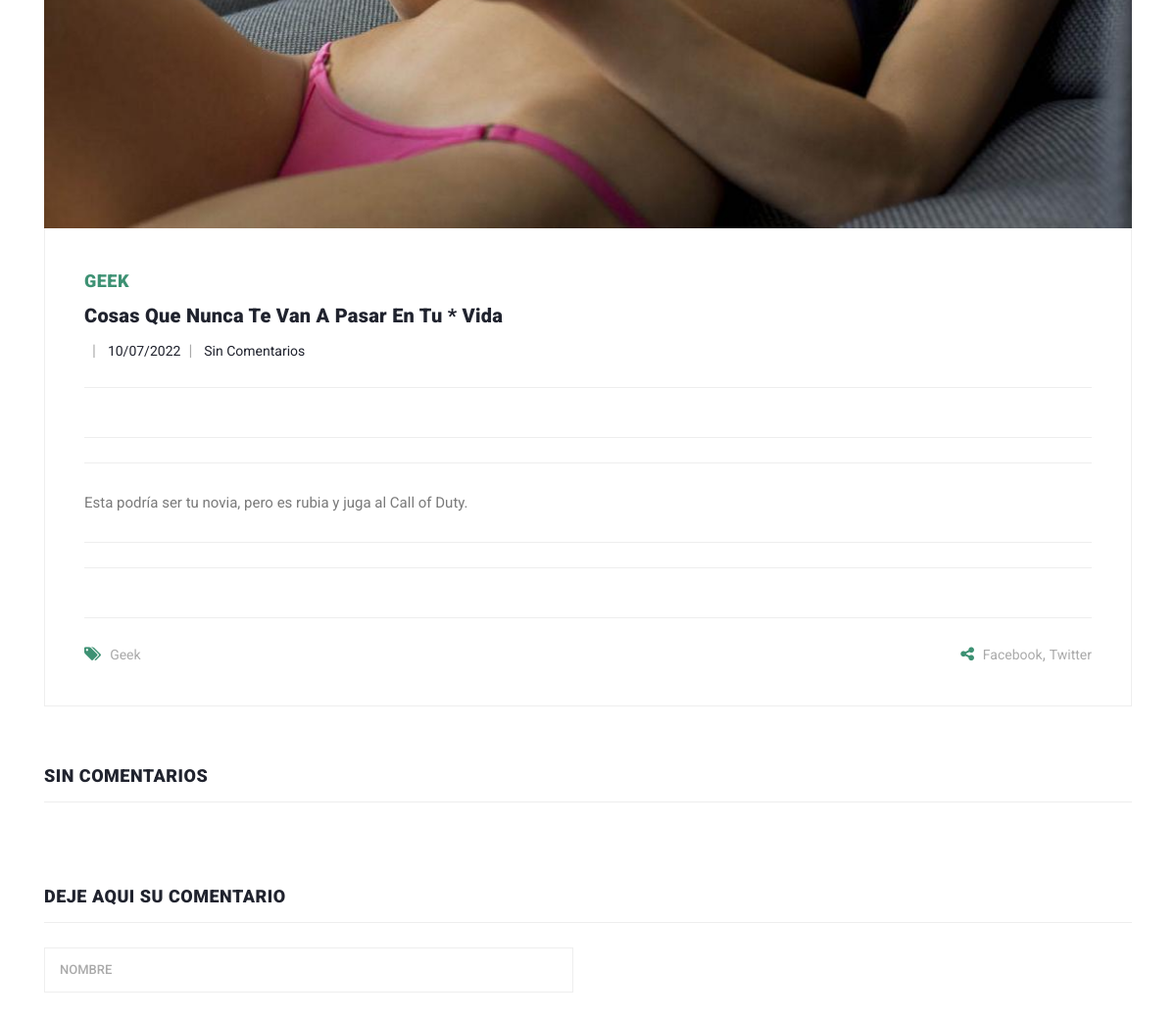
Before: /post/3/cosas-que-nunca-te-van-a-pasar-en-tu-vida (middle part) with the older database file.
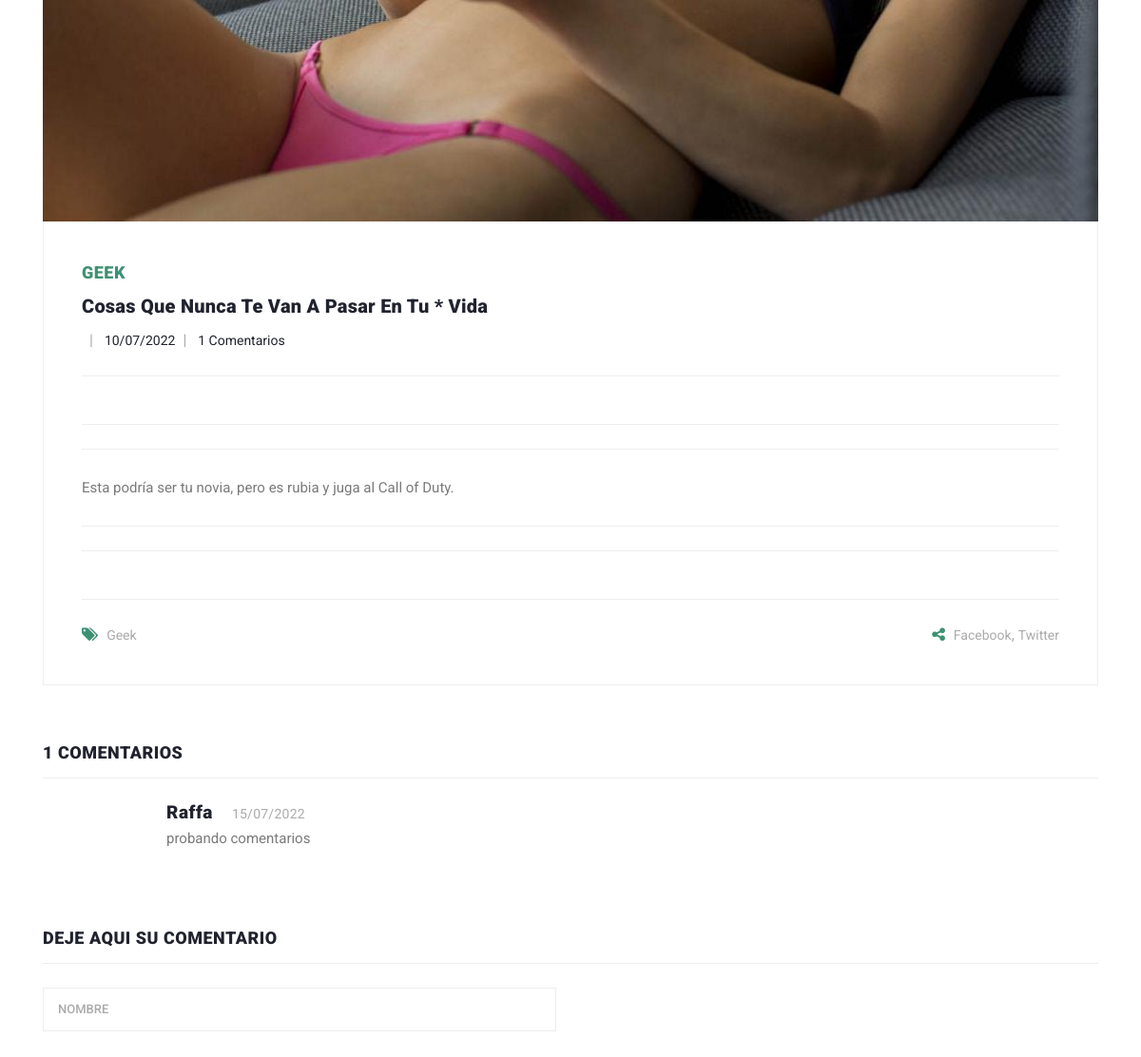
After: the same page with the newer database file.
### PostApp/models.py (models this page shows, shortened)
class Comment(models.Model):
    STATUS = (
        ('Leido', 'Leido'),
        ('No Leido', 'No Leido'),
    )
    post = models.ForeignKey(Post, on_delete=models.CASCADE)
    name = models.CharField(max_length=255, blank=False)
    comment = models.TextField()
    status = models.CharField(choices=STATUS, max_length=10, default="No Leido")
    created_at = models.DateTimeField(auto_now_add=True)

### MiniBlogApp/views.py (the view)
# urls.py: path('post/<int:id>/<slug:slug>', post_detail, name='post_detail'), # Vista de template detallado de blogs, con id y slug unico asociado.
def post_detail(request, id, slug):
    post = Post.objects.get(pk=id)
    comments = Comment.objects.filter(post_id=id, status='Leido')
    total = 0
    for i in comments:
        total = total + 1
    context = {
        'post': post,
        'comments': comments,
        'total': total}
    return render(request, 'pages/post_detail.html', context)

### PostApp/models.py (called while the page is built)
    def __str__(self):
        return self.title

### MiniBlogApp/templates/pages/post_detail.html (shortened to what this page needs)
{% extends 'homebase.html' %}
             {% block content %}
             <div class="col-lg-12">
                <div class="all-blog-posts">
                  <div class="row">
                    <div class="col-lg-12">
                      <div class="blog-post">
                        <div class="blog-thumb">
                          <img src={{post.image.url}} alt="">
                        </div>
                        <div class="down-content">
                          <span>{{post.category}}</span>
                          <a href="#"><h4>{{post.title}}</h4></a>
                          <ul class="post-info">
                            <li><a href="#">{{post.user.first_name}}</a></li>
                            <li><a href="#">{{post.updated_at|date:"d/m/Y"}}</a></li>
                            {% if total > 0 %}
                            <li><a href="#">{{total}} Comentarios</a></li>
                            {% else %}
                            <li><a href="#">Sin Comentarios</a></li>
                            {% endif %}
                          </ul>
                          <p>{{post.text|safe }}</p>
                          <div class="post-options">
                            <div class="row">
                              <div class="col-6">
                                <ul class="post-tags">
                                  <li><i class="fa fa-tags"></i></li>
                                  <li><a href="#">{{post.category}}</a></li>
                                </ul>
                              </div>
                              <div class="col-6">
                                <ul class="post-share">
                                  <li><i class="fa fa-share-alt"></i></li>
                                  <li><a href="#">Facebook</a>,</li>
                                  <li><a href="#"> Twitter</a></li>
                                </ul>
                              </div>
                            </div>
                          </div>
                        </div>
                      </div>
                    </div>
                    <div class="col-lg-12">
                      <div class="sidebar-item comments">
                        <div class="sidebar-heading">
                        {% if total > 0 %}
                          <h2>{{total}} comentarios</h2>
                         {% else %}
                          <h2>Sin comentarios</h2>
                         {% endif %}
                        </div>
                        <div class="content">
                        {% for item in comments %}
                          <ul>
                            <li>
                              <div class="right-content">
                                <h4>{{item.name}}<span>{{item.created_at|date:"d/m/Y"}}</span></h4>
                                <p> {{item.comment}} </p>
                              </div>
                            </li>
                          </ul>
                          {% endfor %}
                        </div>
                      </div>
                    </div>
                    <div class="col-lg-12">
                      <div class="sidebar-item submit-comment">
                        <div class="sidebar-heading">
                          <h2>Deje aqui su comentario</h2>
                        </div>
                        <div class="content">
                          <form id="comment" action="/post/addcomment/{{post.id}}" method="POST">
                            <div class="row">
                              <div class="col-md-6 col-sm-12">
                                <fieldset>
                                  <input name="name" type="text" id="name" placeholder="Nombre" required="">
                                </fieldset>
                              </div>
                            </div>
                          </form>
                        </div>
                      </div>
                    </div>
                  </div>
                </div>
              </div>
             {% endblock  %}

Changed rows visible on the page:
added Comment: name "Raffa", created_at "15/07/2022", comment "probando comentarios"
Other visible differences:
{{ total }}: (not shown) → "1"
text no longer shown: "Sin Comentarios SIN COMENTARIOS"
text now shown: "Comentarios COMENTARIOS"
